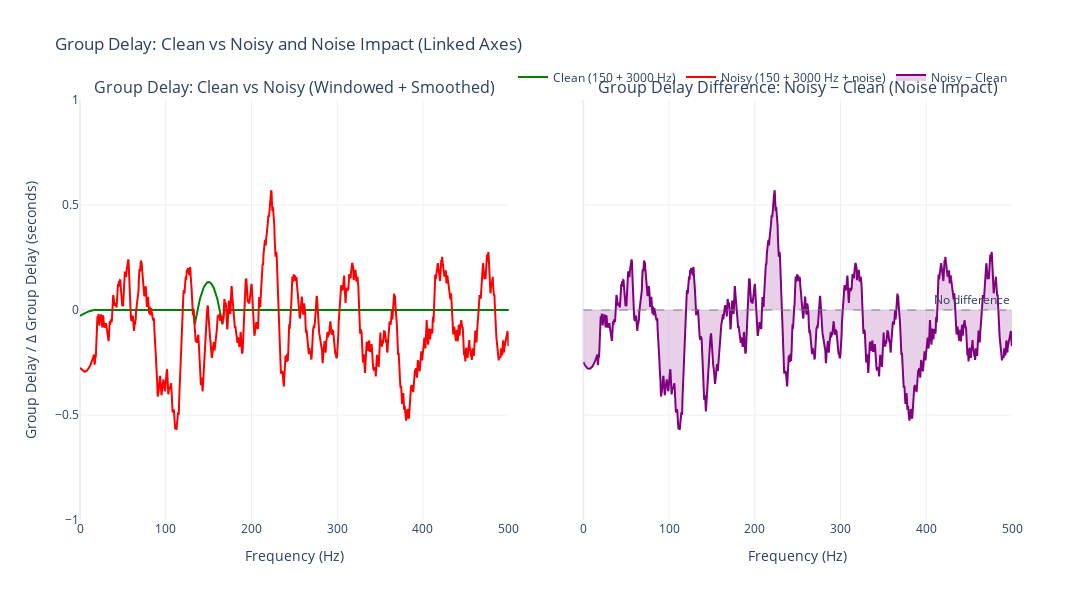

Notebook code cell kept with this figure:
### Markdown cell above
============================================================================
SECTION 2: GROUP DELAY – CLEAN vs NOISY + DIFFERENCE (LINKED SUBPLOTS)
============================================================================
Goal: Combine the ideas from the previous group-delay sections into a single
      compact view with two linked subplots:
        - Left:  Group delay of clean vs noisy (windowed + smoothed)
        - Right: Group delay difference (noisy - clean) to quantify noise impact

Why group delay?
  - Group delay measures frequency-dependent timing distortion.
  - It answers: "Does my processing introduce frequency-dependent timing shifts?"
  - For signals, jagged/unstable group delay indicates unreliable timing estimates (often due to noise).

Clean vs Noisy (left subplot):
  - Clean signal: tone_low + tone_high (150 Hz + 3000 Hz) with stable timing.
  - Noisy signal: clean + Gaussian noise → perturbed timing, reduced phase
    coherence.
  - Windowing (Hanning) smooths the start/end to remove artificial boundary
    effects before FFT.
  - Phase smoothing (Savitzky–Golay) reduces noise in the group delay curve.

Difference plot (right subplot):
  - Δτ_g(ω) = τ_g_noisy(ω) - τ_g_clean(ω)
  - Δτ_g ≈ 0  → noise has little timing impact at that frequency.
  - Large |Δτ_g| → noise strongly perturbs timing / phase coherence.
  - Positive Δτ_g: noisy signal appears delayed vs clean.
  - Negative Δτ_g: noisy signal appears advanced vs clean.
  
============================================================================

### Code cell
# ---------------------------------------------------------------------------
# 1. Prepare clean & noisy signals for group delay computation
# ---------------------------------------------------------------------------

# Windowing: smooth fade-in/out to avoid artificial edges before FFT
window = np.hanning(len(clean_audio))

# Compute group delay with phase smoothing for both signals
freqs, gd_clean = compute_group_delay(
    clean_audio * window,
    sample_rate, 
    smooth_phase=True,   # Smooth phase to reduce noise artifacts
    window_length=101,
    polyorder=3,
)

_, gd_noisy = compute_group_delay(
    noisy_audio * window,
    sample_rate,
    smooth_phase=True,
    window_length=101,
    polyorder=3,
)

# Group delay difference: quantify noise impact
gd_diff = gd_noisy - gd_clean

# ---------------------------------------------------------------------------
# 2. Build linked side-by-side subplots (clean vs noisy, and difference)
# ---------------------------------------------------------------------------

fig = make_subplots(
    rows=1,
    cols=2,
    shared_xaxes=True,   # Share frequency axis between left & right
    shared_yaxes=True,   # Share group-delay axis between left & right
    horizontal_spacing=0.08,
    subplot_titles=[
        "Group Delay: Clean vs Noisy (Windowed + Smoothed)",
        "Group Delay Difference: Noisy − Clean (Noise Impact)",
    ],
)

# Left subplot: clean vs noisy group delay
fig.add_trace(
    go.Scatter(
        x=freqs,
        y=gd_clean,
        name="Clean (150 + 3000 Hz)",
        line=dict(color="green", width=2),
    ),
    row=1,
    col=1,
)

fig.add_trace(
    go.Scatter(
        x=freqs,
        y=gd_noisy,
        name="Noisy (150 + 3000 Hz + noise)",
        line=dict(color="red", width=2),
    ),
    row=1,
    col=1,
)

# Right subplot: group delay difference (noisy - clean)
fig.add_trace(
    go.Scatter(
        x=freqs,
        y=gd_diff,
        name="Noisy − Clean",
        line=dict(color="purple", width=2),
        fill="tozeroy",
        fillcolor="rgba(128, 0, 128, 0.18)",
    ),
    row=1,
    col=2,
)

# Horizontal reference line at zero in the right subplot
fig.add_hline(
    y=0, line_dash="dash", line_color="gray",
    opacity=0.5,
    annotation_text="No difference",
    row=1,
    col=2,
)

# ---------------------------------------------------------------------------
# 3. Axis labelling, linking, and default view
# ---------------------------------------------------------------------------

# Shared axis labels
fig.update_xaxes(title_text="Frequency (Hz)", row=1, col=1)
fig.update_xaxes(title_text="Frequency (Hz)", row=1, col=2)
fig.update_yaxes(title_text="Group Delay / Δ Group Delay (seconds)", row=1, col=1)

fig.update_layout(
    title="Group Delay: Clean vs Noisy and Noise Impact (Linked Axes)",
    height=600,
    width=1400,
    template="plotly_white",
    hovermode="x unified",
    legend=dict(orientation="h", yanchor="bottom", y=1.02, xanchor="right", x=1.0),
)

# Ensure interactive linking of x & y ranges between the two subplots
# (zoom/pan in one subplot updates the other as well)
fig.update_xaxes(matches="x")
fig.update_yaxes(matches="y")

# Focus by default on the low-frequency band where structure is most interpretable
fig.update_xaxes(range=[0, 500])
fig.update_yaxes(range=[-1, 1])

fig.show()

print("Group delay analysis:")
print("  → Left:  Clean vs noisy group delay (windowed + phase-smoothed)")
print("  → Right: Noise-induced group delay difference (noisy − clean)")
print(f"Group Delay computed:")
print(
    f"  → Group delay range Noisy: [{np.min(gd_noisy):.4f}, {np.max(gd_noisy):.4f}] seconds")
print(f"  → Group delay range Clean: [{np.min(gd_clean):.4f}, {np.max(gd_clean):.4f}] seconds")
print(f"  → Jagged appearance indicates timing estimate unreliability")
print(f"  → Noise makes interpretation difficult at each frequency")
print(f"Noise Impact Analysis:")
print(f"  → Mean absolute difference: {np.mean(np.abs(gd_diff)):.6f} seconds")
print(
    f"  → Max difference: {np.max(np.abs(gd_diff)):.6f} seconds at {freqs[np.argmax(np.abs(gd_diff))]:.1f} Hz"
)
print(
    f"  → Large differences indicate frequencies where noise degrades timing estimates"
)

### Figure 1 — Plotly figure (JSON) as saved in the notebook; plotly's stock layout.template omitted (floating-point values rounded to 4 significant figures; data arrays with more than 128 entries replaced by an {"elided": "..."} marker saying what was removed)
{"data": [{"line": {"color": "green", "width": 2}, "name": "Clean (150 + 3000 Hz)", "type": "scatter", "x": {"elided": "24001 float values"}, "xaxis": "x", "y": {"elided": "24001 float values"}, "yaxis": "y"}, {"line": {"color": "red", "width": 2}, "name": "Noisy (150 + 3000 Hz + noise)", "type": "scatter", "x": {"elided": "24001 float values"}, "xaxis": "x", "y": {"elided": "24001 float values"}, "yaxis": "y"}, {"fill": "tozeroy", "fillcolor": "rgba(128, 0, 128, 0.18)", "line": {"color": "purple", "width": 2}, "name": "Noisy − Clean", "type": "scatter", "x": {"elided": "24001 float values"}, "xaxis": "x2", "y": {"elided": "24001 float values"}, "yaxis": "y2"}], "layout": {"annotations": [{"font": {"size": 16}, "showarrow": false, "text": "Group Delay: Clean vs Noisy (Windowed + Smoothed)", "x": 0.23, "xanchor": "center", "xref": "paper", "y": 1, "yanchor": "bottom", "yref": "paper"}, {"font": {"size": 16}, "showarrow": false, "text": "Group Delay Difference: Noisy − Clean (Noise Impact)", "x": 0.77, "xanchor": "center", "xref": "paper", "y": 1, "yanchor": "bottom", "yref": "paper"}, {"showarrow": false, "text": "No difference", "x": 1, "xanchor": "right", "xref": "x2 domain", "y": 0, "yanchor": "bottom", "yref": "y2"}], "height": 600, "hovermode": "x unified", "legend": {"orientation": "h", "x": 1, "xanchor": "right", "y": 1.02, "yanchor": "bottom"}, "shapes": [{"line": {"color": "gray", "dash": "dash"}, "opacity": 0.5, "type": "line", "x0": 0, "x1": 1, "xref": "x2 domain", "y0": 0, "y1": 0, "yref": "y2"}], "title": {"text": "Group Delay: Clean vs Noisy and Noise Impact (Linked Axes)"}, "width": 1400, "xaxis": {"anchor": "y", "domain": [0, 0.46], "matches": "x", "range": [0, 500], "title": {"text": "Frequency (Hz)"}}, "xaxis2": {"anchor": "y2", "domain": [0.54, 1], "matches": "x", "range": [0, 500], "title": {"text": "Frequency (Hz)"}}, "yaxis": {"anchor": "x", "domain": [0, 1], "matches": "y", "range": [-1, 1], "title": {"text": "Group Delay / Δ Group Delay (seconds)"}}, "yaxis2": {"anchor": "x2", "domain": [0, 1], "matches": "y", "range": [-1, 1], "showticklabels": false}}}
